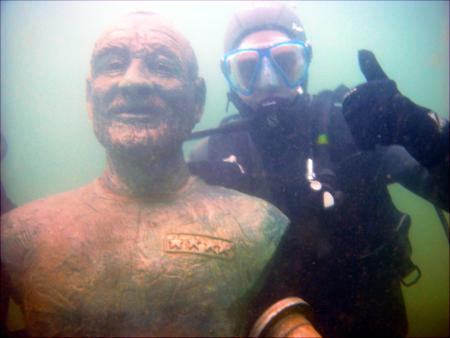
%> input picture RecResult/策略1/Man/Man.jpg, 450 x 338 px
$ octave test_temp.m   (GNU Octave 9; MATLAB toolbox functions it lacks are replaced by stand-ins)
%> lines starting %> are read from the running program, lines starting %| are printed output that depends on the picture
I = imread('BigData/datasets/Test/Man.jpg');
%> I is the input picture: size 338x450x3 uint8; mean R, G, B 128.9, 128.4, 129.2
I = rgb2gray(I);
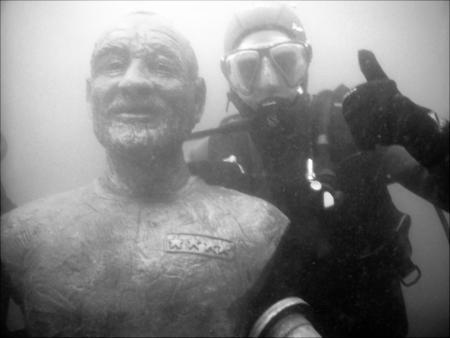
%> I: size 338x450 uint8; min 0, max 255, mean 128.6
imshow(I);
E = entropyfilt(I);
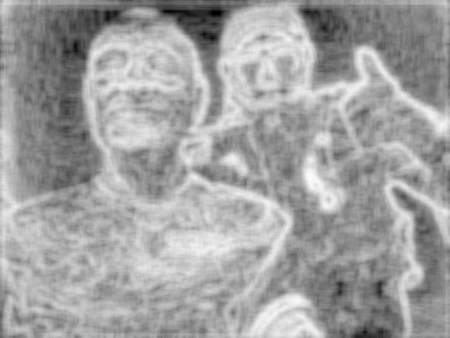
%> E: size 338x450 double; min 0, max 6.12, mean 3.88; drawn with min black and max white
%> (the run ends here)
